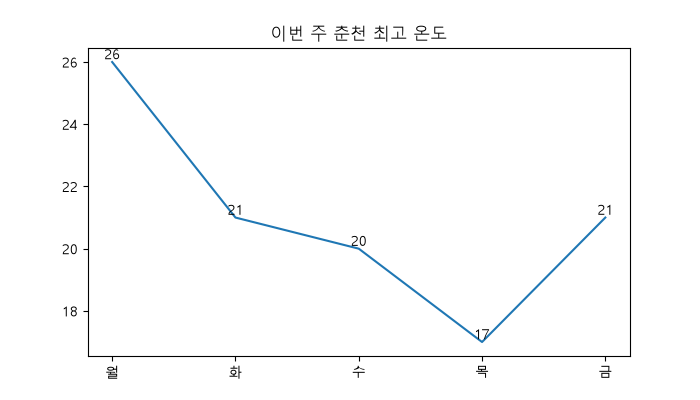

Python code for this plot:
import matplotlib.pyplot as plt

plt.rcParams["font.family"] = "Malgun Gothic"
fig, ax = plt.subplots(figsize=(7, 4))
temperature = [26, 21, 20, 17, 21]
days = ['월', '화', '수', '목', '금']
ax.plot(days, temperature)
for i, p in enumerate(temperature):
    ax.annotate(f"{p:,}", (i, p), textcoords="offset points",
    xytext=(0, 2), ha="center")
ax.set_title("이번 주 춘천 최고 온도")
fig.savefig("my_first_chart.png")
 
